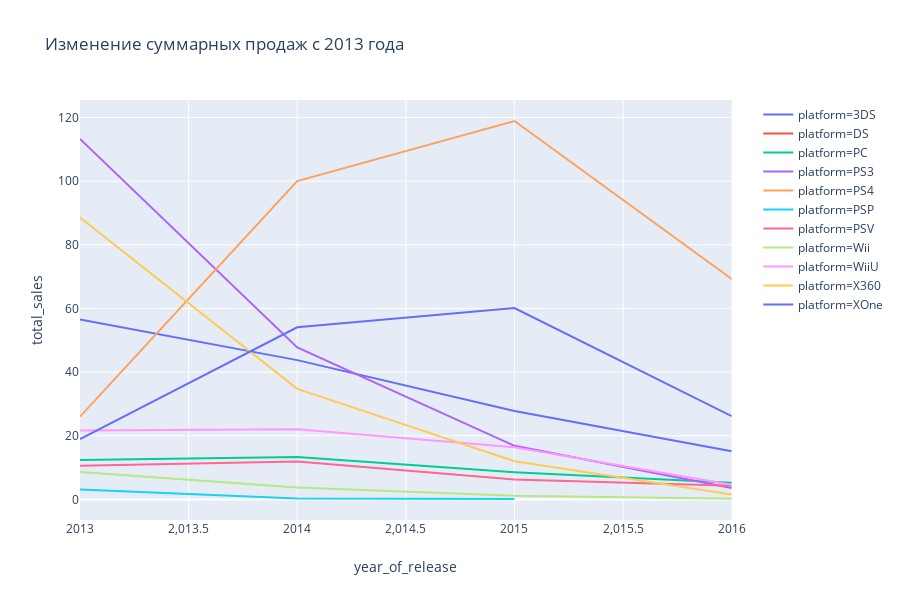

This figure's notebook cell:
### Markdown cell above
Лидеры продаж за выбранный нами период 2013-2016 гг. можем отнести PS4, PS3, XOne

### Code cell
# 

import plotly.express as px

fig = px.line(global_sales.pivot_table(index = ['platform', 'year_of_release'], 
                                       values = 'total_sales', aggfunc = 'sum').reset_index(),
             x = 'year_of_release', y = 'total_sales', color = 'platform', 
              title = 'Изменение суммарных продаж с 2013 года')
fig.show()

### Figure 1 — Plotly figure (JSON) as saved in the notebook; plotly's stock layout.template omitted (floating-point values rounded to 4 significant figures)
{"data": [{"hoverlabel": {"namelength": 0}, "hovertemplate": "platform=3DS<br>year_of_release=%{x}<br>total_sales=%{y}", "legendgroup": "platform=3DS", "line": {"color": "#636efa", "dash": "solid"}, "mode": "lines", "name": "platform=3DS", "showlegend": true, "type": "scatter", "x": [2013, 2014, 2015, 2016], "xaxis": "x", "y": [56.57, 43.76, 27.78, 15.14], "yaxis": "y"}, {"hoverlabel": {"namelength": 0}, "hovertemplate": "platform=DS<br>year_of_release=%{x}<br>total_sales=%{y}", "legendgroup": "platform=DS", "line": {"color": "#EF553B", "dash": "solid"}, "mode": "lines", "name": "platform=DS", "showlegend": true, "type": "scatter", "x": [2013], "xaxis": "x", "y": [1.54], "yaxis": "y"}, {"hoverlabel": {"namelength": 0}, "hovertemplate": "platform=PC<br>year_of_release=%{x}<br>total_sales=%{y}", "legendgroup": "platform=PC", "line": {"color": "#00cc96", "dash": "solid"}, "mode": "lines", "name": "platform=PC", "showlegend": true, "type": "scatter", "x": [2013, 2014, 2015, 2016], "xaxis": "x", "y": [12.38, 13.28, 8.52, 5.25], "yaxis": "y"}, {"hoverlabel": {"namelength": 0}, "hovertemplate": "platform=PS3<br>year_of_release=%{x}<br>total_sales=%{y}", "legendgroup": "platform=PS3", "line": {"color": "#ab63fa", "dash": "solid"}, "mode": "lines", "name": "platform=PS3", "showlegend": true, "type": "scatter", "x": [2013, 2014, 2015, 2016], "xaxis": "x", "y": [113.2, 47.76, 16.82, 3.6], "yaxis": "y"}, {"hoverlabel": {"namelength": 0}, "hovertemplate": "platform=PS4<br>year_of_release=%{x}<br>total_sales=%{y}", "legendgroup": "platform=PS4", "line": {"color": "#FFA15A", "dash": "solid"}, "mode": "lines", "name": "platform=PS4", "showlegend": true, "type": "scatter", "x": [2013, 2014, 2015, 2016], "xaxis": "x", "y": [25.99, 100.0, 118.9, 69.25], "yaxis": "y"}, {"hoverlabel": {"namelength": 0}, "hovertemplate": "platform=PSP<br>year_of_release=%{x}<br>total_sales=%{y}", "legendgroup": "platform=PSP", "line": {"color": "#19d3f3", "dash": "solid"}, "mode": "lines", "name": "platform=PSP", "showlegend": true, "type": "scatter", "x": [2013, 2014, 2015], "xaxis": "x", "y": [3.14, 0.24, 0.12], "yaxis": "y"}, {"hoverlabel": {"namelength": 0}, "hovertemplate": "platform=PSV<br>year_of_release=%{x}<br>total_sales=%{y}", "legendgroup": "platform=PSV", "line": {"color": "#FF6692", "dash": "solid"}, "mode": "lines", "name": "platform=PSV", "showlegend": true, "type": "scatter", "x": [2013, 2014, 2015, 2016], "xaxis": "x", "y": [10.59, 11.9, 6.25, 4.25], "yaxis": "y"}, {"hoverlabel": {"namelength": 0}, "hovertemplate": "platform=Wii<br>year_of_release=%{x}<br>total_sales=%{y}", "legendgroup": "platform=Wii", "line": {"color": "#B6E880", "dash": "solid"}, "mode": "lines", "name": "platform=Wii", "showlegend": true, "type": "scatter", "x": [2013, 2014, 2015, 2016], "xaxis": "x", "y": [8.59, 3.75, 1.14, 0.18], "yaxis": "y"}, {"hoverlabel": {"namelength": 0}, "hovertemplate": "platform=WiiU<br>year_of_release=%{x}<br>total_sales=%{y}", "legendgroup": "platform=WiiU", "line": {"color": "#FF97FF", "dash": "solid"}, "mode": "lines", "name": "platform=WiiU", "showlegend": true, "type": "scatter", "x": [2013, 2014, 2015, 2016], "xaxis": "x", "y": [21.65, 22.03, 16.35, 4.6], "yaxis": "y"}, {"hoverlabel": {"namelength": 0}, "hovertemplate": "platform=X360<br>year_of_release=%{x}<br>total_sales=%{y}", "legendgroup": "platform=X360", "line": {"color": "#FECB52", "dash": "solid"}, "mode": "lines", "name": "platform=X360", "showlegend": true, "type": "scatter", "x": [2013, 2014, 2015, 2016], "xaxis": "x", "y": [88.58, 34.74, 11.96, 1.52], "yaxis": "y"}, {"hoverlabel": {"namelength": 0}, "hovertemplate": "platform=XOne<br>year_of_release=%{x}<br>total_sales=%{y}", "legendgroup": "platform=XOne", "line": {"color": "#636efa", "dash": "solid"}, "mode": "lines", "name": "platform=XOne", "showlegend": true, "type": "scatter", "x": [2013, 2014, 2015, 2016], "xaxis": "x", "y": [18.96, 54.07, 60.14, 26.15], "yaxis": "y"}], "layout": {"height": 600, "legend": {"tracegroupgap": 0}, "title": {"text": "Изменение суммарных продаж с 2013 года"}, "xaxis": {"anchor": "y", "domain": [0, 0.98], "title": {"text": "year_of_release"}}, "yaxis": {"anchor": "x", "domain": [0, 1], "title": {"text": "total_sales"}}}}
